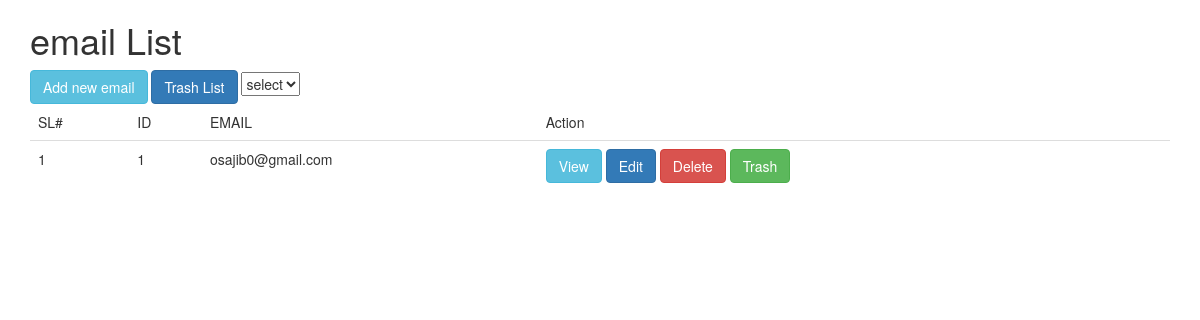
Page /views/SEIP129150/Email/index.php on the earlier database version.
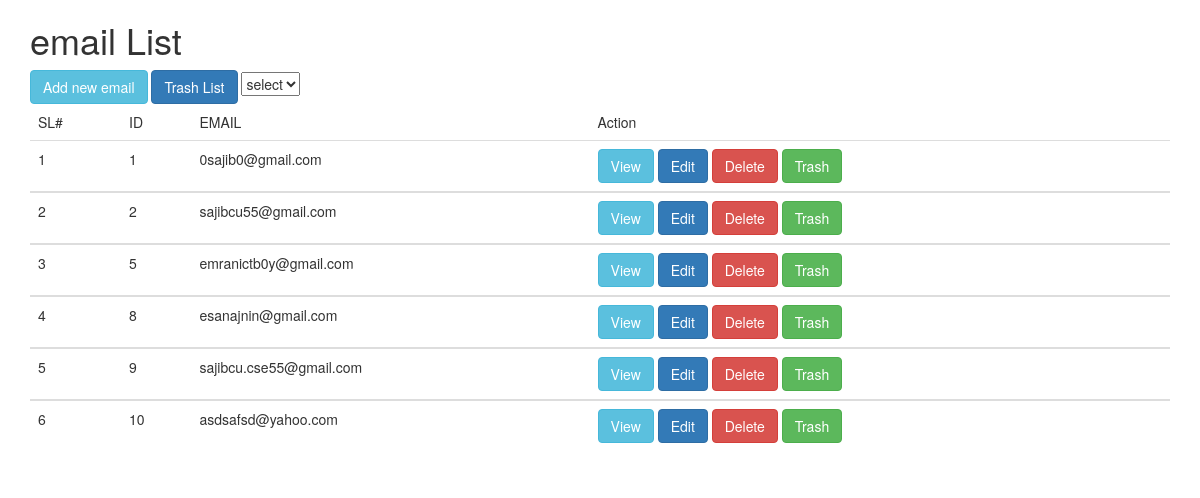
Same page on the later database version.
### tables this page shows
CREATE TABLE `email` (
  `id` int(11) NOT NULL,
  `email` varchar(30) NOT NULL,
  `trash` date DEFAULT NULL
);

### src/BITM/SEIP129150/Email/Email.php (called while the page is built, shortened)
<?php
class Email{
    public $conn;
    public  function __construct()
    {
        $this->conn=mysqli_connect("localhost","root","","atomicprojectb21");
    }
    public  function index(){
        $query="SELECT * FROM `email` WHERE `trash` IS NULL";
        $result=mysqli_query($this->conn,$query);
        $alemail=array();
        while ($row=mysqli_fetch_assoc($result))
        {
            $alemail[]=$row;
        }
        return $alemail;
    }
}

### views/SEIP129150/Email/index.php (the view, shortened to what this page needs)
<?php
$email=new  Email();
$alemail=$email->index();
?>
<!DOCTYPE html>
<html>
<head>
    <link rel="stylesheet" href="http://maxcdn.bootstrapcdn.com/bootstrap/3.3.6/css/bootstrap.min.css">
    <link rel="stylesheet" type="text/css" href="../../../resources/bootstrap/css/bootstrap.css">
</head >
<body>
<div class="container">
    <h1>email List</h1>
    <a href="create.php" class="btn btn-info" role="button">Add new email</a>
    <a href="trashVeiw.php" class="btn btn-primary" role="button">Trash List</a>
    <select>
        <option value="" style="display: none"> select</option>
    </select>
    <br>
    <div class="table-responsive">
        <table class="table">
            <thead>
            <tr>
                <td>
                    SL#
                </td>
                <td>
                    ID
                </td>
                <td>
                    EMAIL
                </td>
                <td>
                    Action
                </td>
            </tr>
            </thead>
            <tbody>
            <?php
            $sl=1;
            foreach ($alemail as $email) {
            ?>
            <tr>
                <td><?php echo  $sl?></td>
                <td> <?php echo $email['id']?></td>
                <td> <?php echo $email['email']?></td>
                <td>
                    <a href="veiw.php?id=<?php echo $email['id']?>" class="btn btn-info" role="button">View</a>
                    <a href="edit.php?id=<?php echo $email['id']?>" class="btn btn-primary" role="button">Edit</a>
                    <a href="delete.php?id=<?php echo $email['id']?>" class="btn btn-danger" role="button">Delete</a>
                    <a href="trash.php?id=<?php echo $email['id']?>" class="btn btn-success" role="button">Trash</a>
                </td>
            </tr>
            </tbody>
            <?php $sl++; } ?>
        </table>
    </div>
</div>
</body>
</html>

Differences in the rows shown:
changed email id 1: email "osajib0@gmail.com" → "0sajib0@gmail.com"
added email: id "2", email "sajibcu55@gmail.com"
added email: id "5", email "emranictb0y@gmail.com"
added email: id "8", email "esanajnin@gmail.com"
added email: id "9", email "sajibcu.cse55@gmail.com"
added email: id "10", email "asdsafsd@yahoo.com"
